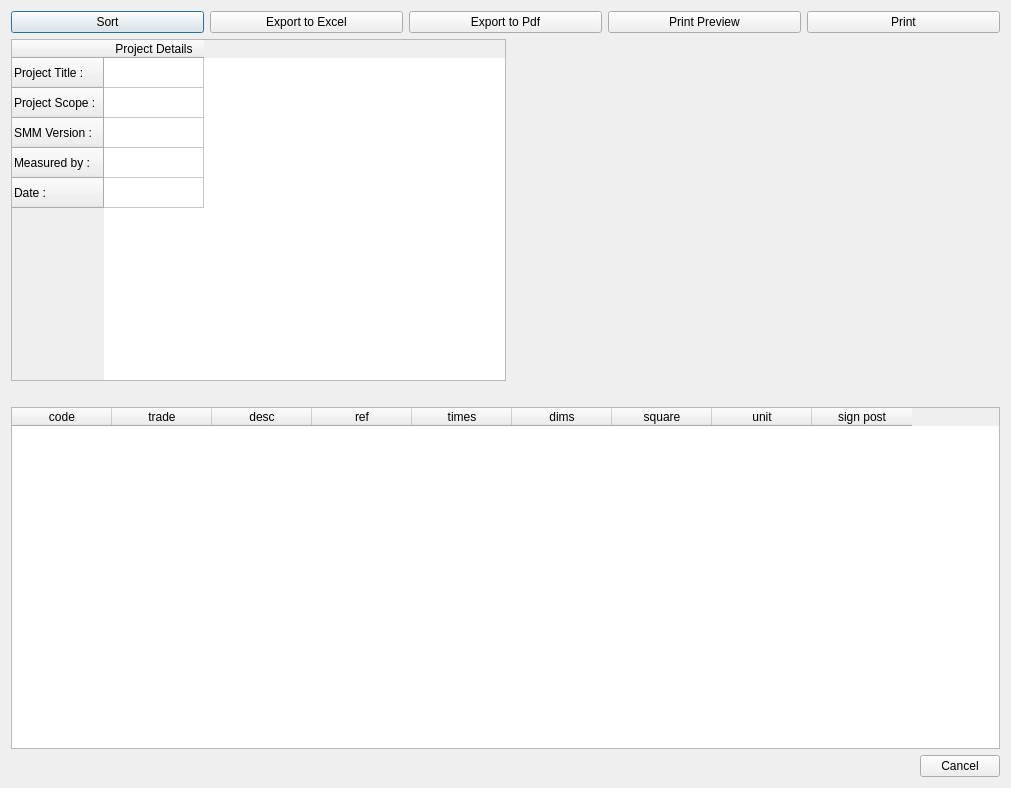
<?xml version="1.0" encoding="UTF-8"?>
<ui version="4.0">
 <class>Dialog</class>
 <widget class="QDialog" name="Dialog">
  <property name="geometry">
   <rect>
    <x>0</x>
    <y>0</y>
    <width>1011</width>
    <height>788</height>
   </rect>
  </property>
  <property name="windowTitle">
   <string>Dialog</string>
  </property>
  <layout class="QVBoxLayout" name="verticalLayout">
   <item>
    <layout class="QHBoxLayout" name="horizontalLayout">
     <item>
      <widget class="QPushButton" name="pushButton_sort">
       <property name="text">
        <string>Sort</string>
       </property>
       <property name="icon">
        <iconset resource="images/images.qrc">
         <normaloff>:/images/sort-alphabet.png</normaloff>:/images/sort-alphabet.png</iconset>
       </property>
      </widget>
     </item>
     <item>
      <widget class="QPushButton" name="pushButton_exportToExcel">
       <property name="text">
        <string>Export to Excel</string>
       </property>
       <property name="icon">
        <iconset resource="images/images.qrc">
         <normaloff>:/images/table-excel.png</normaloff>:/images/table-excel.png</iconset>
       </property>
      </widget>
     </item>
     <item>
      <widget class="QPushButton" name="pushButton_exportToPdf">
       <property name="text">
        <string>Export to Pdf</string>
       </property>
       <property name="icon">
        <iconset resource="images/images.qrc">
         <normaloff>:/images/pdf.png</normaloff>:/images/pdf.png</iconset>
       </property>
      </widget>
     </item>
     <item>
      <widget class="QPushButton" name="pushButton_printPreview">
       <property name="text">
        <string>Print Preview</string>
       </property>
       <property name="icon">
        <iconset resource="images/images.qrc">
         <normaloff>:/images/printprev.png</normaloff>:/images/printprev.png</iconset>
       </property>
      </widget>
     </item>
     <item>
      <widget class="QPushButton" name="pushButton_print">
       <property name="text">
        <string>Print</string>
       </property>
       <property name="icon">
        <iconset resource="images/images.qrc">
         <normaloff>:/images/print.png</normaloff>:/images/print.png</iconset>
       </property>
      </widget>
     </item>
    </layout>
   </item>
   <item>
    <layout class="QHBoxLayout" name="horizontalLayout_3">
     <item>
      <widget class="QTableWidget" name="tableWidget">
       <row>
        <property name="text">
         <string>Project Title :</string>
        </property>
       </row>
       <row>
        <property name="text">
         <string>Project Scope :</string>
        </property>
       </row>
       <row>
        <property name="text">
         <string>SMM Version :</string>
        </property>
       </row>
       <row>
        <property name="text">
         <string>Measured by :</string>
        </property>
       </row>
       <row>
        <property name="text">
         <string>Date :</string>
        </property>
       </row>
       <column>
        <property name="text">
         <string>Project Details</string>
        </property>
       </column>
      </widget>
     </item>
     <item>
      <spacer name="horizontalSpacer_2">
       <property name="orientation">
        <enum>Qt::Horizontal</enum>
       </property>
       <property name="sizeHint" stdset="0">
        <size>
         <width>40</width>
         <height>20</height>
        </size>
       </property>
      </spacer>
     </item>
    </layout>
   </item>
   <item>
    <spacer name="verticalSpacer">
     <property name="orientation">
      <enum>Qt::Vertical</enum>
     </property>
     <property name="sizeType">
      <enum>QSizePolicy::Fixed</enum>
     </property>
     <property name="sizeHint" stdset="0">
      <size>
       <width>20</width>
       <height>20</height>
      </size>
     </property>
    </spacer>
   </item>
   <item>
    <widget class="QTableWidget" name="tableWidget_takeOff">
     <column>
      <property name="text">
       <string>code</string>
      </property>
     </column>
     <column>
      <property name="text">
       <string>trade</string>
      </property>
     </column>
     <column>
      <property name="text">
       <string>desc</string>
      </property>
     </column>
     <column>
      <property name="text">
       <string>ref</string>
      </property>
     </column>
     <column>
      <property name="text">
       <string>times</string>
      </property>
     </column>
     <column>
      <property name="text">
       <string>dims</string>
      </property>
     </column>
     <column>
      <property name="text">
       <string>square</string>
      </property>
     </column>
     <column>
      <property name="text">
       <string>unit</string>
      </property>
     </column>
     <column>
      <property name="text">
       <string>sign post</string>
      </property>
     </column>
    </widget>
   </item>
   <item>
    <layout class="QHBoxLayout" name="horizontalLayout_2">
     <item>
      <spacer name="horizontalSpacer">
       <property name="orientation">
        <enum>Qt::Horizontal</enum>
       </property>
       <property name="sizeHint" stdset="0">
        <size>
         <width>40</width>
         <height>20</height>
        </size>
       </property>
      </spacer>
     </item>
     <item>
      <widget class="QPushButton" name="pushButton_cancel">
       <property name="text">
        <string>Cancel</string>
       </property>
       <property name="icon">
        <iconset resource="images/images.qrc">
         <normaloff>:/images/x-circle-duotone.png</normaloff>:/images/x-circle-duotone.png</iconset>
       </property>
      </widget>
     </item>
    </layout>
   </item>
  </layout>
 </widget>
 <resources>
  <include location="images/images.qrc"/>
 </resources>
 <connections/>
</ui>
